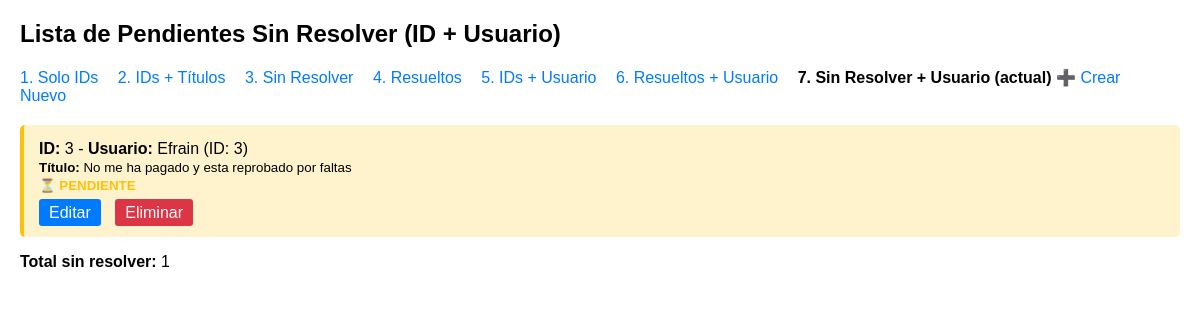
/todos/list/unresolved-user/, run on the app's committed database.
### todo_app/models.py (models this page shows, shortened)
class Todo(models.Model):
    title = models.CharField(max_length=255)
    resolved = models.BooleanField(default=False)
    user = models.ForeignKey(User, on_delete=models.CASCADE)

### todo_app/views.py (the view)
# urls.py: path('list/unresolved-user/', views.list_unresolved_user, name='list_unresolved_user'),
def list_unresolved_user(request):
    todos = Todo.objects.filter(resolved=False)
    return render(request, 'todo_app/list_unresolved_user.html', {'todos': todos})

### todo_app/templates/todo_app/list_unresolved_user.html (shortened to what this page needs)
<!DOCTYPE html>
<html>
<head>
</head>
<body>
    <h2>Lista de Pendientes Sin Resolver (ID + Usuario)</h2>
    <div class="nav-links">
        <a href="{% url 'list_ids' %}">1. Solo IDs</a>
        <a href="{% url 'list_id_titles' %}">2. IDs + Títulos</a>
        <a href="{% url 'list_unresolved' %}">3. Sin Resolver</a>
        <a href="{% url 'list_resolved' %}">4. Resueltos</a>
        <a href="{% url 'list_id_user' %}">5. IDs + Usuario</a>
        <a href="{% url 'list_resolved_user' %}">6. Resueltos + Usuario</a>
        <strong>7. Sin Resolver + Usuario (actual)</strong>
        <a href="{% url 'create_todo' %}">➕ Crear Nuevo</a>
    </div>
    <ul>
        {% for todo in todos %}
            <li>
                <strong>ID:</strong> {{ todo.id }} - <strong>Usuario:</strong> {{ todo.user.username }} (ID: {{ todo.user.id }})
                <br><small><strong>Título:</strong> {{ todo.title }}</small>
                <br><small class="pending">⏳ PENDIENTE</small>
                <div class="actions">
                    <a href="{% url 'update_todo' todo.id %}" class="edit-btn">Editar</a>
                    <a href="{% url 'delete_todo' todo.id %}" class="delete-btn" onclick="return confirm('¿Estás seguro?')">Eliminar</a>
                </div>
            </li>
        {% empty %}
            <li>No hay pendientes sin resolver.</li>
        {% endfor %}
    </ul>
    <p><strong>Total sin resolver:</strong> {{ todos|length }}</p>
</body>
</html>

### todo_app/templates/todo_app/list_unresolved_user.html (style rules this page uses)
body { font-family: Arial, sans-serif; margin: 20px; }
.nav-links { margin: 20px 0; }
.nav-links a { margin-right: 15px; text-decoration: none; color: #007bff; }
ul { list-style-type: none; padding: 0; }
li { background: #fff3cd; margin: 5px 0; padding: 15px; border-radius: 5px; border-left: 4px solid #ffc107; }
.pending { color: #ffc107; font-weight: bold; }
.actions { margin-top: 10px; }
.actions a { margin-right: 10px; padding: 5px 10px; text-decoration: none; border-radius: 3px; }
.edit-btn { background: #007bff; color: white; }
.delete-btn { background: #dc3545; color: white; }

### data on the page
Todo: id "3", user.username "Efrain", user.id "3", title "No me ha pagado y esta reprobado por faltas"

### other printed values
{{ todos|length }} "1"
